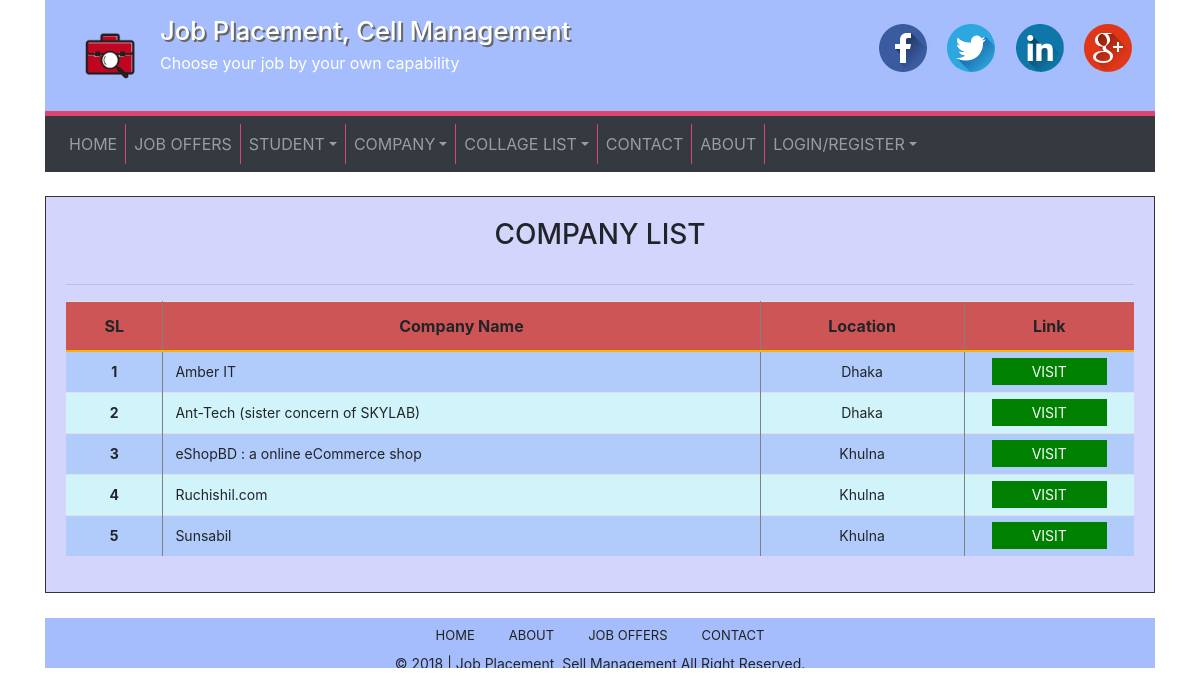
The app's page /pages/company-list.php with its own data.
### tables this page shows
CREATE TABLE `companies` (
  `id` int(10) NOT NULL,
  `name` varchar(50) NOT NULL,
  `type` varchar(20) NOT NULL,
  `location` varchar(20) NOT NULL,
  `phone` varchar(15) NOT NULL,
  `email` varchar(50) NOT NULL,
  `username` varchar(50) NOT NULL,
  `password` varchar(100) NOT NULL,
  `url` varchar(255) NOT NULL
);

### pages/company-list.php (the view, shortened to what this page needs)
<?php
    require 'includes/header.php';
    $sql = "SELECT * FROM companies ORDER BY location";
    $query = mysqli_query($db, $sql);
?>
<div class="contentsection">
    <div class="row">
        <div class="col-md-12 mt-4 mb-4">
            <div class="maincontent fix">
                <h3 class="text-center text-uppercase pt-3 pb-3">company list</h3>
                <hr>
                <table class="table c-table">
                    <tr>
	                    <th>SL</th>
	                    <th>Company Name</th>
                        <th>Location</th>
	                    <th>Link</th>
	                  </tr>
	                  <?php
	                  	$i = 1;
	                  	while ($row = mysqli_fetch_array($query)) {
	                  ?>
	                  <tr>
	                    <td><?php echo $i; ?></td>
	                    <td><?php echo $row['name'] ?></td>
                        <td><?php echo $row['location'] ?></td>
	                    <td><a href="<?php echo $row['url'] ?>" target="_blank">Visit</a></td>
	                  </tr>
	                  <?php
	              		$i++;
	              		}
	              	  ?>
                </table>
            </div>
        </div>
    </div>
</div>
<?php require 'includes/footer.php'; ?>

### css/custom.css (style rules this page uses)
body { margin: 0; padding: 0; }
.fix { overflow: hidden; }
.maincontent { padding: 05px 20px 20px 20px; background: #D3D5FD; border: 1px solid #333; height: 100%; }
.maincontent .c-table { border-collapse: collapse; border: #d3d5fd; }
.maincontent .c-table tr:first-child { background: #cd5555 !important; border-bottom: 2px solid #f8b500; }
.maincontent .c-table tr:nth-child(odd) { background: #d1f4fa; }
.maincontent .c-table tr:nth-child(even) { background: #b1cbfa; }
.maincontent .c-table tr th:nth-child(1) { border-right: 1px solid gray; }
.maincontent .c-table tr th:nth-child(2) { border-right: 1px solid gray; }
.maincontent .c-table tr td { line-height: 16px; font-size: 14px; }
.maincontent .c-table tr td:nth-child(1) { text-align: center; font-weight: bold; border-right: 1px solid gray; display: table-cell; vertical-align: inherit; }
.maincontent .c-table tr td:nth-child(2) { border-right: 1px solid gray; }
.maincontent .c-table tr td:nth-child(3) { text-align: center; display: table-cell; vertical-align: inherit; }
.maincontent .c-table th { text-align: center; }
.maincontent .c-table tr th:nth-child(4) { border-left: 1px solid #808080; width: 170px; }
.maincontent .c-table tr td:nth-child(4) { text-align: center;border-left: 1px solid #808080; }
.maincontent .c-table tr td:nth-child(4) a { text-transform: uppercase; width: 100px; background: green; color: white; padding: 5px 40px; text-decoration: none; }

### records on screen
companies: name "Amber IT", location "Dhaka"
companies: name "Ant-Tech (sister concern of SKYLAB)", location "Dhaka"
companies: name "eShopBD : a online eCommerce shop", location "Khulna"
companies: name "Ruchishil.com", location "Khulna"
companies: name "Sunsabil", location "Khulna"
